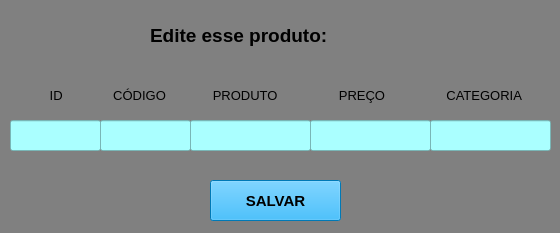
<?xml version="1.0" encoding="UTF-8"?>
<ui version="4.0">
 <class>MainWindow</class>
 <widget class="QMainWindow" name="MainWindow">
  <property name="geometry">
   <rect>
    <x>0</x>
    <y>0</y>
    <width>560</width>
    <height>233</height>
   </rect>
  </property>
  <property name="windowTitle">
   <string>MainWindow</string>
  </property>
  <property name="styleSheet">
   <string notr="true">background-color: rgb(128, 128, 128);</string>
  </property>
  <widget class="QWidget" name="centralwidget">
   <widget class="QLabel" name="label">
    <property name="geometry">
     <rect>
      <x>150</x>
      <y>20</y>
      <width>211</width>
      <height>31</height>
     </rect>
    </property>
    <property name="font">
     <font>
      <pointsize>14</pointsize>
      <weight>75</weight>
      <bold>true</bold>
     </font>
    </property>
    <property name="text">
     <string>Edite esse produto:</string>
    </property>
   </widget>
   <widget class="QLineEdit" name="lineEdit">
    <property name="geometry">
     <rect>
      <x>10</x>
      <y>120</y>
      <width>91</width>
      <height>31</height>
     </rect>
    </property>
    <property name="font">
     <font>
      <pointsize>10</pointsize>
     </font>
    </property>
    <property name="styleSheet">
     <string notr="true">background-color: rgb(170, 255, 255);</string>
    </property>
   </widget>
   <widget class="QLineEdit" name="lineEdit_2">
    <property name="geometry">
     <rect>
      <x>100</x>
      <y>120</y>
      <width>91</width>
      <height>31</height>
     </rect>
    </property>
    <property name="font">
     <font>
      <pointsize>10</pointsize>
     </font>
    </property>
    <property name="styleSheet">
     <string notr="true">background-color: rgb(170, 255, 255);</string>
    </property>
   </widget>
   <widget class="QLineEdit" name="lineEdit_3">
    <property name="geometry">
     <rect>
      <x>190</x>
      <y>120</y>
      <width>121</width>
      <height>31</height>
     </rect>
    </property>
    <property name="font">
     <font>
      <pointsize>10</pointsize>
     </font>
    </property>
    <property name="styleSheet">
     <string notr="true">background-color: rgb(170, 255, 255);</string>
    </property>
   </widget>
   <widget class="QLineEdit" name="lineEdit_4">
    <property name="geometry">
     <rect>
      <x>310</x>
      <y>120</y>
      <width>121</width>
      <height>31</height>
     </rect>
    </property>
    <property name="font">
     <font>
      <pointsize>10</pointsize>
     </font>
    </property>
    <property name="styleSheet">
     <string notr="true">background-color: rgb(170, 255, 255);</string>
    </property>
   </widget>
   <widget class="QLineEdit" name="lineEdit_5">
    <property name="geometry">
     <rect>
      <x>430</x>
      <y>120</y>
      <width>121</width>
      <height>31</height>
     </rect>
    </property>
    <property name="font">
     <font>
      <pointsize>10</pointsize>
     </font>
    </property>
    <property name="styleSheet">
     <string notr="true">background-color: rgb(170, 255, 255);</string>
    </property>
   </widget>
   <widget class="QLabel" name="label_2">
    <property name="geometry">
     <rect>
      <x>10</x>
      <y>80</y>
      <width>531</width>
      <height>31</height>
     </rect>
    </property>
    <property name="font">
     <font>
      <pointsize>10</pointsize>
     </font>
    </property>
    <property name="text">
     <string>           ID              CÓDIGO             PRODUTO                 PREÇO                 CATEGORIA</string>
    </property>
   </widget>
   <widget class="QPushButton" name="pushButton">
    <property name="geometry">
     <rect>
      <x>210</x>
      <y>180</y>
      <width>131</width>
      <height>41</height>
     </rect>
    </property>
    <property name="font">
     <font>
      <pointsize>11</pointsize>
      <weight>75</weight>
      <bold>true</bold>
     </font>
    </property>
    <property name="styleSheet">
     <string notr="true">background-color: rgb(0, 170, 255);</string>
    </property>
    <property name="text">
     <string>SALVAR</string>
    </property>
   </widget>
  </widget>
 </widget>
 <resources/>
 <connections/>
</ui>
